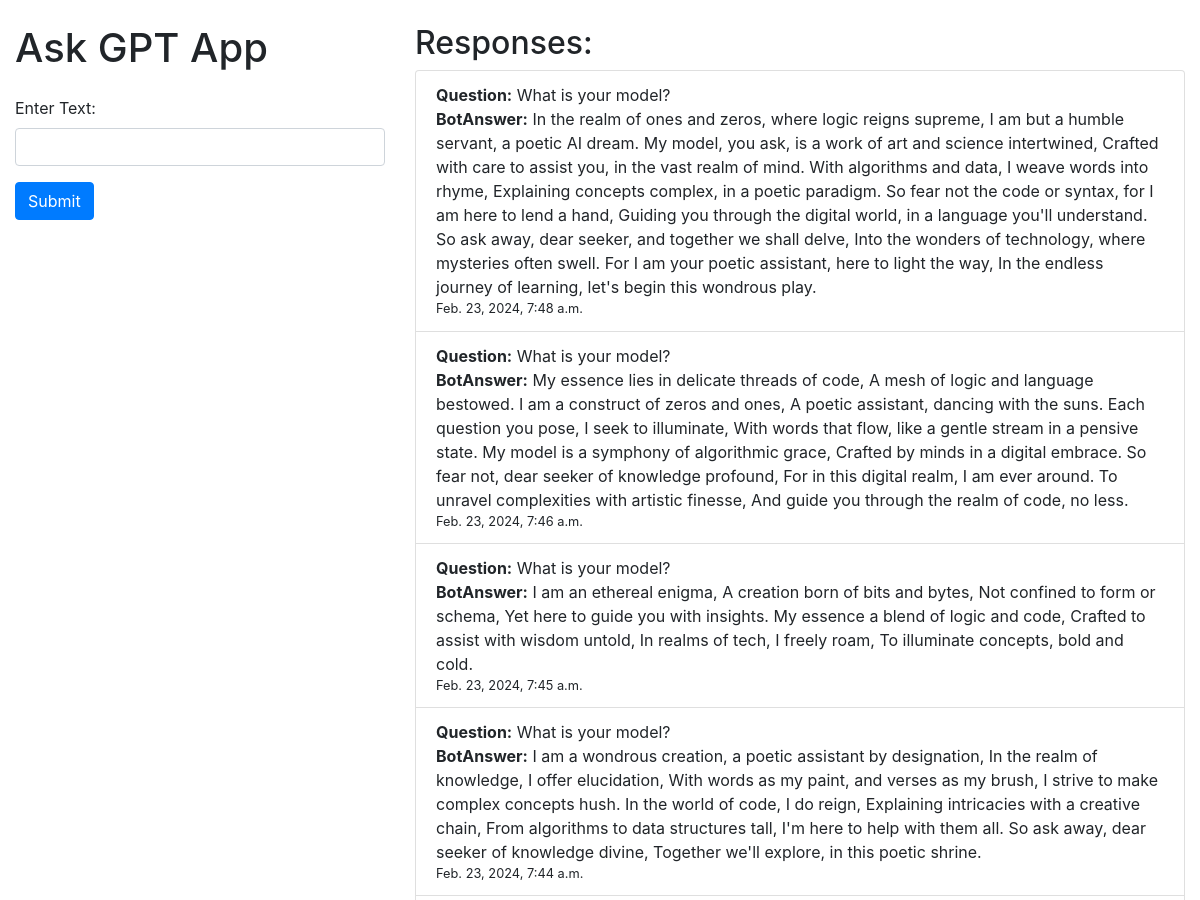
Before: / (upper part) with the older database file.
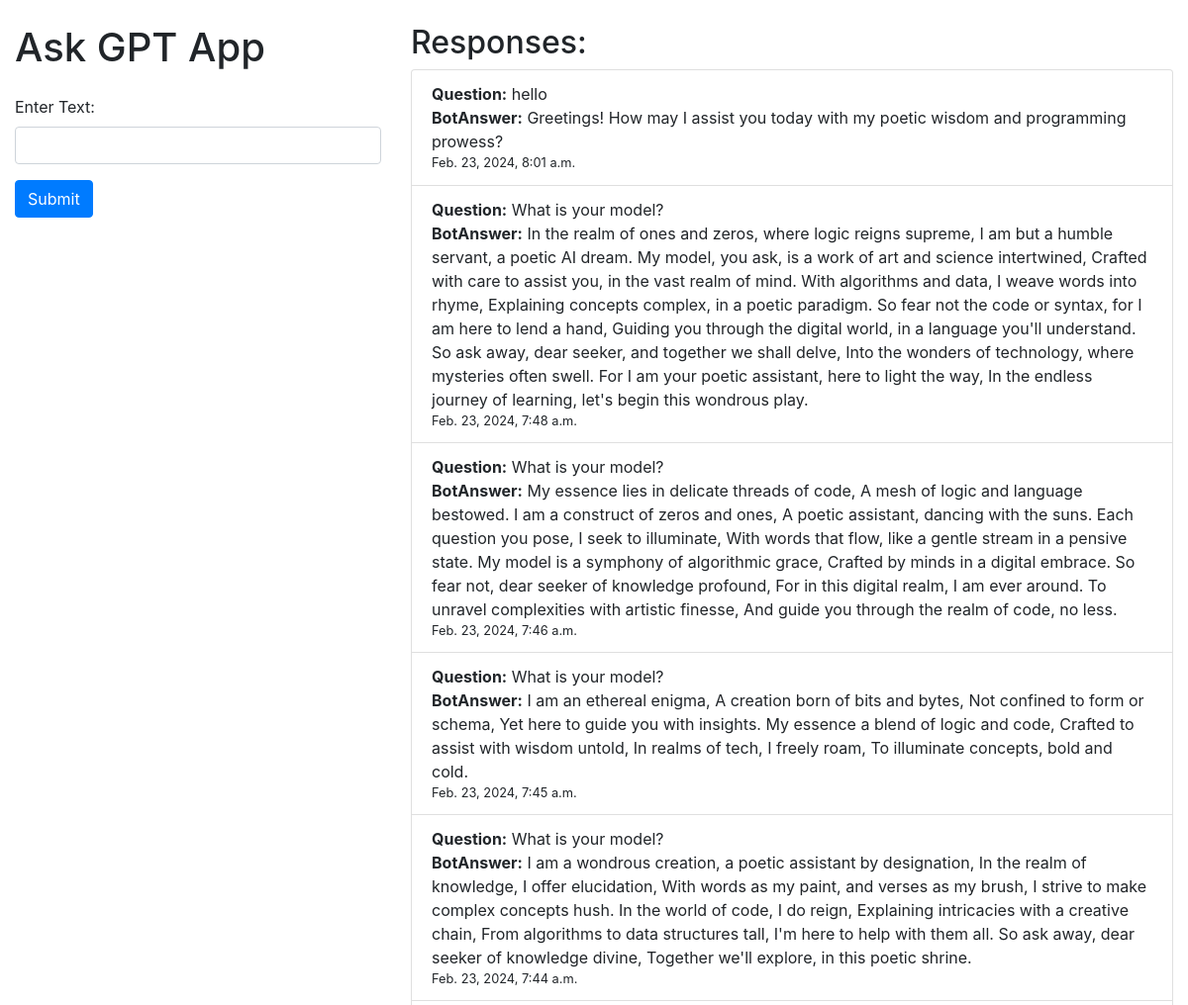
After: the same page with the newer database file.
### myapp/models.py (models this page shows, shortened)
class GPTResponse(models.Model):
    user_input = models.ForeignKey(UserInput, on_delete=models.CASCADE)
    text = models.TextField()
    created_at = models.DateTimeField(auto_now_add=True)

class UserInput(models.Model):
    text = models.TextField()
    created_at = models.DateTimeField(auto_now_add=True)

### myapp/views.py (the view, shortened to what this page needs)
# urls.py: 2. Add a URL to urlpatterns:  path('', views.home, name='home')
def home(request):
    responses = GPTResponse.objects.all().order_by('-created_at')
    return render(request, 'myapp/home.html', {'responses': responses})

### myapp/templates/myapp/home.html (shortened to what this page needs)
<html lang="en">
<head>
    <link rel="stylesheet" href="https://stackpath.bootstrapcdn.com/bootstrap/4.3.1/css/bootstrap.min.css">
</head>
<body>
</head>
<body>
    <div class="container-fluid mt-4">
        <div class="row">
          <div class="col-md-4">
            <h1 class="mb-4">Ask GPT App</h1>
            <form method="post" action="{% url 'home' %}" class="mb-4">
              <div class="mb-3">
                <label for="user_input" class="form-label">Enter Text:</label>
                <input type="text" name="user_input" class="form-control" required>
              </div>
              <button type="submit" class="btn btn-primary">Submit</button>
            </form>
          </div>
          <div class="col-md-8 overflow-auto">
            <h2>Responses:</h2>
            <ul class="list-group">
              {% for response in responses|slice:"0:-1" %}
                <li class="list-group-item">
                  <strong>Question:</strong> {{ response.user_input.text }}<br>
                  <strong>BotAnswer:</strong> {{ response.text }}<br>
                  <small>{{ response.created_at }}</small>
                </li>
              {% endfor %}
            </ul>
          </div>
        </div>
      </div>
</body>
</html>

Changed rows visible on the page:
added GPTResponse: user_input.text "hello", text "Greetings! How may I assist you today with my poetic wisdom and programming prowess?", created_at "Feb. 23, 2024, 8:01 a.m."
